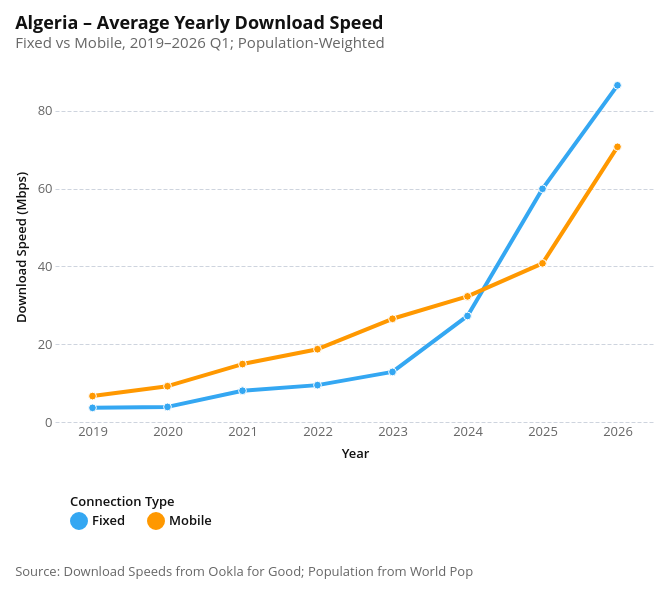

Here is the notebook cell this chart was saved with:
### Code cell
# National trends plot (Fixed vs Mobile) — Altair
import pandas as pd
import altair as alt
import attaviz

attaviz.enable()  # registers and enables the WBG theme

# Prepare data
national_fixed = fixed_pop_weighted.copy()
national_fixed["connection_type"] = "Fixed"

national_mobile = mobile_pop_weighted.copy()
national_mobile["connection_type"] = "Mobile"

national_combined = pd.concat([national_fixed, national_mobile], ignore_index=True)

national_yearly = (
    national_combined
    .groupby(["year", "connection_type"], as_index=False)[["pw_download_mbps", "pw_upload_mbps"]]
    .mean()
    .rename(columns={"pw_download_mbps": "download_mbps", "pw_upload_mbps": "upload_mbps"})
)

# Chart
line = (
    alt.Chart(national_yearly)
    .mark_line(point=True)
    .encode(
        x=alt.X("year:O", title="Year"),
        y=alt.Y("download_mbps:Q", title="Download Speed (Mbps)"),
        color=alt.Color("connection_type:N", title="Connection Type"),
        tooltip=[
            alt.Tooltip("year:O", title="Year"),
            alt.Tooltip("connection_type:N", title="Type"),
            alt.Tooltip("download_mbps:Q", title="Download (Mbps)", format=".2f"),
            alt.Tooltip("upload_mbps:Q", title="Upload (Mbps)", format=".2f"),
        ],
    )
    .properties(
        title=alt.TitleParams(
            text="Algeria – Average Yearly Download Speed",
            subtitle="Fixed vs Mobile, 2019–2026 Q1; Population-Weighted",
        ),
        width=600,
        height=350,
    )
)

attaviz.add_caption(line, "Source: Download Speeds from Ookla for Good; Population from World Pop")

### Figure 1 — Vega-Lite specification as saved in the notebook (floating-point values rounded to 4 significant figures)
{"config": {"background": "white", "padding": 15, "mark": {"tooltip": true}, "point": {"filled": true, "size": 60, "stroke": "white", "strokeWidth": 1}, "circle": {"filled": true, "stroke": "white", "strokeWidth": 1}, "square": {"filled": true, "stroke": "white", "strokeWidth": 1}, "line": {"strokeWidth": 4, "strokeCap": "round", "strokeJoin": "round"}, "bar": {"cornerRadiusEnd": 0}, "area": {"opacity": 0.7}, "arc": {"stroke": "white", "strokeWidth": 1}, "rect": {"stroke": "#8A969F", "strokeWidth": 0.5}, "geoshape": {"stroke": "#666666", "strokeWidth": 0.3, "strokeJoin": "round", "strokeCap": "round"}, "title": {"font": "Open Sans, sans-serif", "fontSize": 18, "fontWeight": 700, "lineHeight": 22, "color": "#111111", "anchor": "start", "offset": 21, "subtitleFont": "Open Sans, sans-serif", "subtitleFontSize": 15, "subtitleFontWeight": 400, "subtitleLineHeight": 18, "subtitleColor": "#666666", "subtitlePadding": 3}, "axis": {"domain": false, "grid": true, "gridColor": "#CED4DE", "gridDash": [4, 2], "gridWidth": 1, "labelFont": "Open Sans, sans-serif", "labelFontSize": 13, "labelFontWeight": 400, "labelColor": "#666666", "labelPadding": 3, "tickColor": "#CED4DE", "tickSize": 5, "tickCount": 5, "titleFont": "Open Sans, sans-serif", "titleFontSize": 13, "titleFontWeight": 600, "titleColor": "#111111", "titlePadding": 9}, "axisX": {"grid": false, "tickSize": 0, "labelAngle": 0}, "axisY": {"domain": false, "ticks": false, "gridColor": "#CED4DE", "gridDash": [4, 2], "gridWidth": 1}, "axisQuantitative": {"tickCount": 5}, "axisBand": {"labelPadding": 6, "tickSize": 0}, "axisTemporal": {"grid": false}, "legend": {"labelFont": "Open Sans, sans-serif", "labelFontSize": 13, "labelFontWeight": 600, "labelColor": "#111111", "titleFont": "Open Sans, sans-serif", "titleFontSize": 13, "titleFontWeight": 600, "titleColor": "#111111", "titlePadding": 3, "symbolSize": 196, "symbolStrokeWidth": 0, "padding": 15, "offset": 21, "columnPadding": 21, "orient": "bottom", "labelLimit": 200, "titleLimit": 200}, "view": {"stroke": null, "continuousWidth": 600, "continuousHeight": 400}, "range": {"category": ["#34A7F2", "#FF9800", "#664AB6", "#4EC2C0", "#F3578E", "#081079", "#0C7C68", "#AA0000", "#DDDA21"], "diverging": ["#920000", "#BD6126", "#E3A763", "#EFEFEF", "#80BDE7", "#3587C3", "#025288"], "heatmap": ["#E3F6FD", "#75CCEC", "#089BD4", "#0169A1", "#023B6F"], "ordinal": ["#E3F6FD", "#75CCEC", "#089BD4", "#0169A1", "#023B6F"], "ramp": ["#E3F6FD", "#75CCEC", "#089BD4", "#0169A1", "#023B6F"]}, "scale": {"bandPaddingInner": 0.2, "bandPaddingOuter": 0.1, "pointPadding": 0.5}, "header": {"labelFont": "Open Sans, sans-serif", "labelFontSize": 13, "labelFontWeight": 600, "labelColor": "#111111", "titleFont": "Open Sans, sans-serif", "titleFontSize": 15, "titleFontWeight": 600, "titleColor": "#111111"}, "concat": {"spacing": 18}, "facet": {"spacing": 18}, "selection": {"point": {"on": "click", "clear": "dblclick"}, "interval": {"mark": {"fill": "#0071BC", "fillOpacity": 0.15, "stroke": "#0071BC", "strokeWidth": 1}}}}, "vconcat": [{"mark": {"type": "line", "point": true}, "encoding": {"color": {"field": "connection_type", "title": "Connection Type", "type": "nominal"}, "tooltip": [{"field": "year", "title": "Year", "type": "ordinal"}, {"field": "connection_type", "title": "Type", "type": "nominal"}, {"field": "download_mbps", "format": ".2f", "title": "Download (Mbps)", "type": "quantitative"}, {"field": "upload_mbps", "format": ".2f", "title": "Upload (Mbps)", "type": "quantitative"}], "x": {"field": "year", "title": "Year", "type": "ordinal"}, "y": {"field": "download_mbps", "title": "Download Speed (Mbps)", "type": "quantitative"}}, "height": 350, "title": {"text": "Algeria – Average Yearly Download Speed", "subtitle": "Fixed vs Mobile, 2019–2026 Q1; Population-Weighted"}, "width": 600}], "data": {"name": "data-a16abdb3d3cae4569e0c36a9d8de7304"}, "title": {"text": "Source: Download Speeds from Ookla for Good; Population from World Pop", "anchor": "start", "color": "#666666", "font": "Open Sans, sans-serif", "fontSize": 13, "fontWeight": 400, "lineHeight": 20, "offset": 21, "orient": "bottom"}, "$schema": "https://vega.github.io/schema/vega-lite/v6.1.0.json", "datasets": {"data-a16abdb3d3cae4569e0c36a9d8de7304": [{"year": 2019, "connection_type": "Fixed", "download_mbps": 3.64, "upload_mbps": 1.788}, {"year": 2019, "connection_type": "Mobile", "download_mbps": 6.669, "upload_mbps": 5.018}, {"year": 2020, "connection_type": "Fixed", "download_mbps": 3.88, "upload_mbps": 1.128}, {"year": 2020, "connection_type": "Mobile", "download_mbps": 9.205, "upload_mbps": 6.46}, {"year": 2021, "connection_type": "Fixed", "download_mbps": 8.041, "upload_mbps": 1.285}, {"year": 2021, "connection_type": "Mobile", "download_mbps": 14.9, "upload_mbps": 9.117}, {"year": 2022, "connection_type": "Fixed", "download_mbps": 9.481, "upload_mbps": 2.47}, {"year": 2022, "connection_type": "Mobile", "download_mbps": 18.72, "upload_mbps": 11.25}, {"year": 2023, "connection_type": "Fixed", "download_mbps": 12.88, "upload_mbps": 5.658}, {"year": 2023, "connection_type": "Mobile", "download_mbps": 26.54, "upload_mbps": 13.2}, {"year": 2024, "connection_type": "Fixed", "download_mbps": 27.27, "upload_mbps": 12.08}, {"year": 2024, "connection_type": "Mobile", "download_mbps": 32.3, "upload_mbps": 13.23}, {"year": 2025, "connection_type": "Fixed", "download_mbps": 59.96, "upload_mbps": 31.71}, {"year": 2025, "connection_type": "Mobile", "download_mbps": 40.8, "upload_mbps": 13.94}, {"year": 2026, "connection_type": "Fixed", "download_mbps": 86.58, "upload_mbps": 45.66}, {"year": 2026, "connection_type": "Mobile", "download_mbps": 70.76, "upload_mbps": 17.19}]}}
